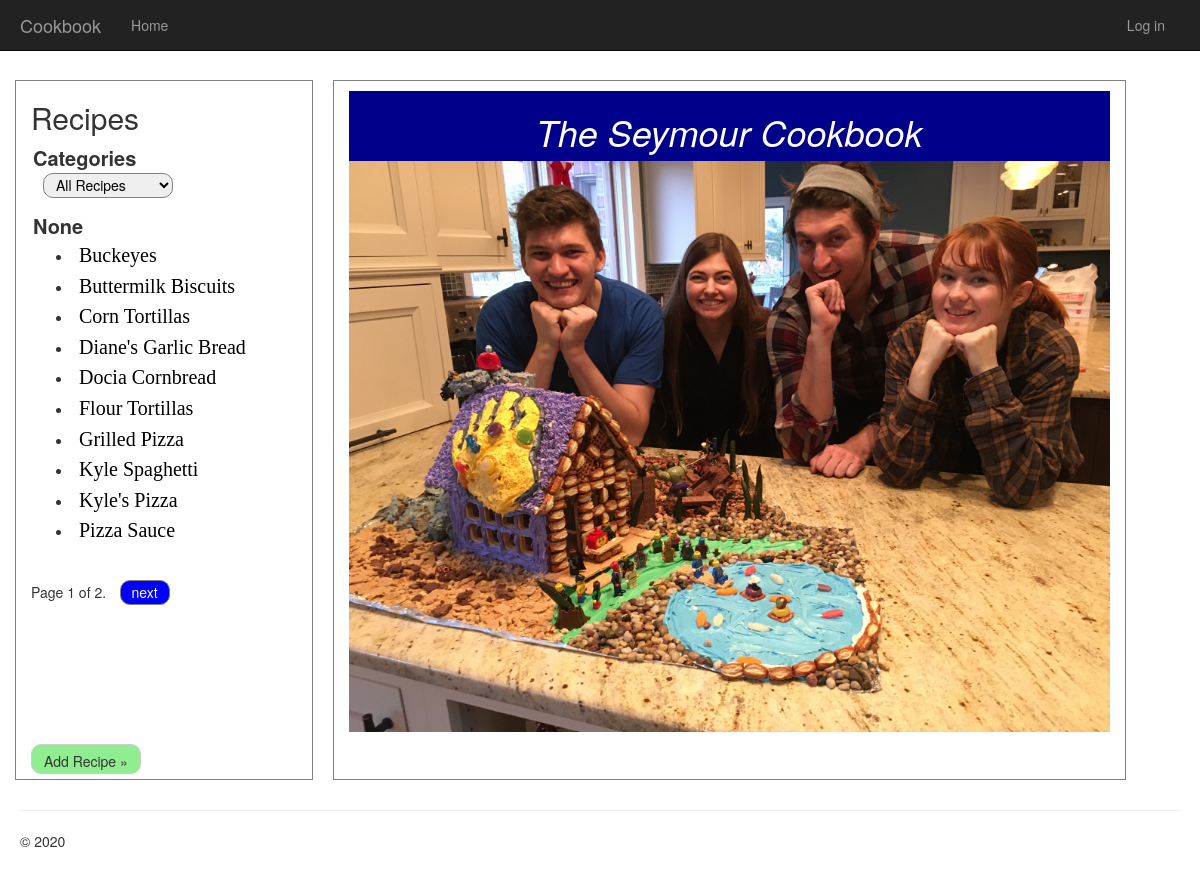
The page /cat on the database its author committed.
### recipe/models.py (models this page shows, shortened)
class Category(models.Model):
    catname = models.CharField(max_length=64, unique=True)

class Recipe(models.Model):
    author = models.ForeignKey(User, on_delete=models.CASCADE, related_name="creator")
    timestamp = models.DateTimeField(auto_now_add=True)
    title = models.CharField(max_length=64)
    category = models.ForeignKey(Category, on_delete=models.CASCADE, null=True, blank=True, related_name="mixer")
    comment = models.CharField(max_length=255, null=True, blank=True, default=None)
    instructions = models.CharField(max_length=255, null=True, blank=True, default=None)

### recipe/views.py (the view)
# urls.py: path('cat', views.cat, name='cat'),
@csrf_exempt
def cat(request):
    category = request.POST.get("category")
    if category == None or category == "All Recipes":
        recipes = Recipe.objects.filter().order_by('title')
    elif category == "My Favorites":
        recipes = Recipe.objects.filter(likedit__liker=request.user, likedit__like=True).order_by('title')
    else:
        recipes = Recipe.objects.filter(category__catname=category).order_by('title')
    categories = Category.objects.filter().order_by('catname')
    units = Unit.objects.filter()
    ingredients = Ingredient.objects.filter()
    paginator = Paginator(recipes, 10) # Show 10 contacts per page.
    page_number = request.GET.get('page')
    page_obj = paginator.get_page(page_number)
    return render(
        request,
        'recipe/index.html',
        {
            'title':'Home Page',
            'year':datetime.now().year,
            'categories': categories,
            'units': units,
            'ingredients': ingredients,
            'page_obj': page_obj,
            'Category': category,
        }
    )

### recipe/templates/recipe/index.html (shortened to what this page needs)
{% extends "recipe/layout.html" %}
{% block content %}
<div class="row">
    <div class="col-md-3" style="border: 1px solid gray; height: auto; min-height: 700px; margin: 10px">
        <h2>Recipes</h2>
        <div class="categories">
            <div class="grouping" style="display: inline">Categories</div>&nbsp;&nbsp;
            <div style="display: inline">
                <form method="post" name="catselect" action="{% url 'cat' %}">
                    <select onchange="catlist()" name="category" class="box1">
                        <option style="font-style: italic; display: none">All Recipes</option>
                    </select>
                </form>
            </div>
        </div>
        <div class="categories">
            <div class="grouping" name="catgroup" id="catgroup">{{ Category }}</div>
            <ul id="recipe_list">
                {% for recipe in page_obj %}
                    <li>
                        <div>
                            <button data-recipe="{{ recipe.title }}" type="submit" class="link-button">{{ recipe.title }}</button>
                        </div>
                    </li>
                {% endfor %}
            </ul>
        </div>
        <div style="position: absolute; bottom: 5px"><button style="display: block" class="btn btn-default" id="add">Add Recipe &raquo;</button></div>
        <div class="pagination">
            <span class="step-links">
                <span style="display: inline-block" class="current">
                    Page {{ page_obj.number }} of {{ page_obj.paginator.num_pages }}.
                </span>
                {% if page_obj.has_next %}
                    <form style="display: inline-block" type="text" method="post" action="?page={{ page_obj.next_page_number }}">
                        <button type="submit" class="box3">next</button>
                    </form>
                {% endif %}
            </span>
        </div>
    </div>
    <div class="col-md-8" id="recipe_detail" style="border: 1px solid gray; height: auto; min-height: 700px; margin: 10px">
        <div id="default" style="display: block">
            <div class="title_box">
                <h1><i>The Seymour Cookbook</i></h1>
            </div>
            <img src="/static/images/media/ginger.jpg" style="width: 100%; float: left" alt="No Pix">
        </div>
    </div>
</div>
{% endblock %}

### recipe/templates/recipe/layout.html (shortened to what this page needs)
﻿<!DOCTYPE html>
<html>
<head>
    {% load static %}
    <link rel="stylesheet" type="text/css" href="{% static 'recipe/content/bootstrap.css' %}" />
    <link rel="stylesheet" type="text/css" href="{% static 'recipe/content/site.css' %}" />
</head>
<body>
    <div class="navbar navbar-inverse navbar-fixed-top">
        <div class="container">
            <div class="navbar-header">
                <a href="/" class="navbar-brand">Cookbook</a>
            </div>
            <div class="navbar-collapse collapse">
                <ul class="nav navbar-nav">
                    <li><a href="{% url 'home' %}">Home</a></li>
                </ul>
                {% include 'recipe/loginpartial.html' %}
            </div>
        </div>
    </div>
    <div class="container body-content">
{% block content %}{% endblock %}
        <hr/>
        <footer>
            <p>&copy; {{ year }}</p>
        </footer>
    </div>
</body>
</html>

### recipe/templates/recipe/loginpartial.html
{% if user.is_authenticated %}
<form id="logoutForm" action="/logout/" method="post" class="navbar-right">
    {% csrf_token %}
    <ul class="nav navbar-nav navbar-right">
        <li><span class="navbar-brand">Hello {{ user.username }}!</span></li>
        <li><a href="javascript:document.getElementById('logoutForm').submit()">Log off</a></li>
    </ul>
</form>
{% else %}
<ul class="nav navbar-nav navbar-right">
    <li><a href="{% url 'login' %}">Log in</a></li>
</ul>
{% endif %}

### recipe/static/recipe/content/site.css (style rules this page uses)
body { padding-top: 50px; padding-bottom: 20px; }
.body-content { padding-left: 5px; padding-right: 5px; }
input, select, textarea { max-width: 280px; }
.box1, .box2 { padding-left: 8px; margin-left: 10px; height: 25px; border: 1px solid gray; border-radius: 10px; width: 130px; }
.box3 { padding-left: 5px; margin-left: 10px; background-color: blue; color: white; display: inline-block; height: 25px; border: 1px solid gray; border-radius: 10px; width: 50px; }
.title_box { height: 70px; width: 100%; background-color: darkblue; text-align: center; color: white; padding-top: 1px; margin-top: 10px; }
.grouping { font-size: 20px; font-weight: 700; }
.categories { margin-left: 2px; margin-top: 10px; }
.link-button { background: none; border: none; cursor: pointer; font-size: 20px; font-family: serif; }

### rows shown on the page
Category: catname "None"
Recipe: title "Buckeyes"
Recipe: title "Buttermilk Biscuits"
Recipe: title "Corn Tortillas"
Recipe: title "Diane's Garlic Bread"
Recipe: title "Docia Cornbread"
Recipe: title "Flour Tortillas"
Recipe: title "Grilled Pizza"
Recipe: title "Kyle Spaghetti"
Recipe: title "Kyle's Pizza"
Recipe: title "Pizza Sauce"

### other values the page prints
{{ page_obj.number }} "1"
{{ page_obj.paginator.num_pages }} "2"
